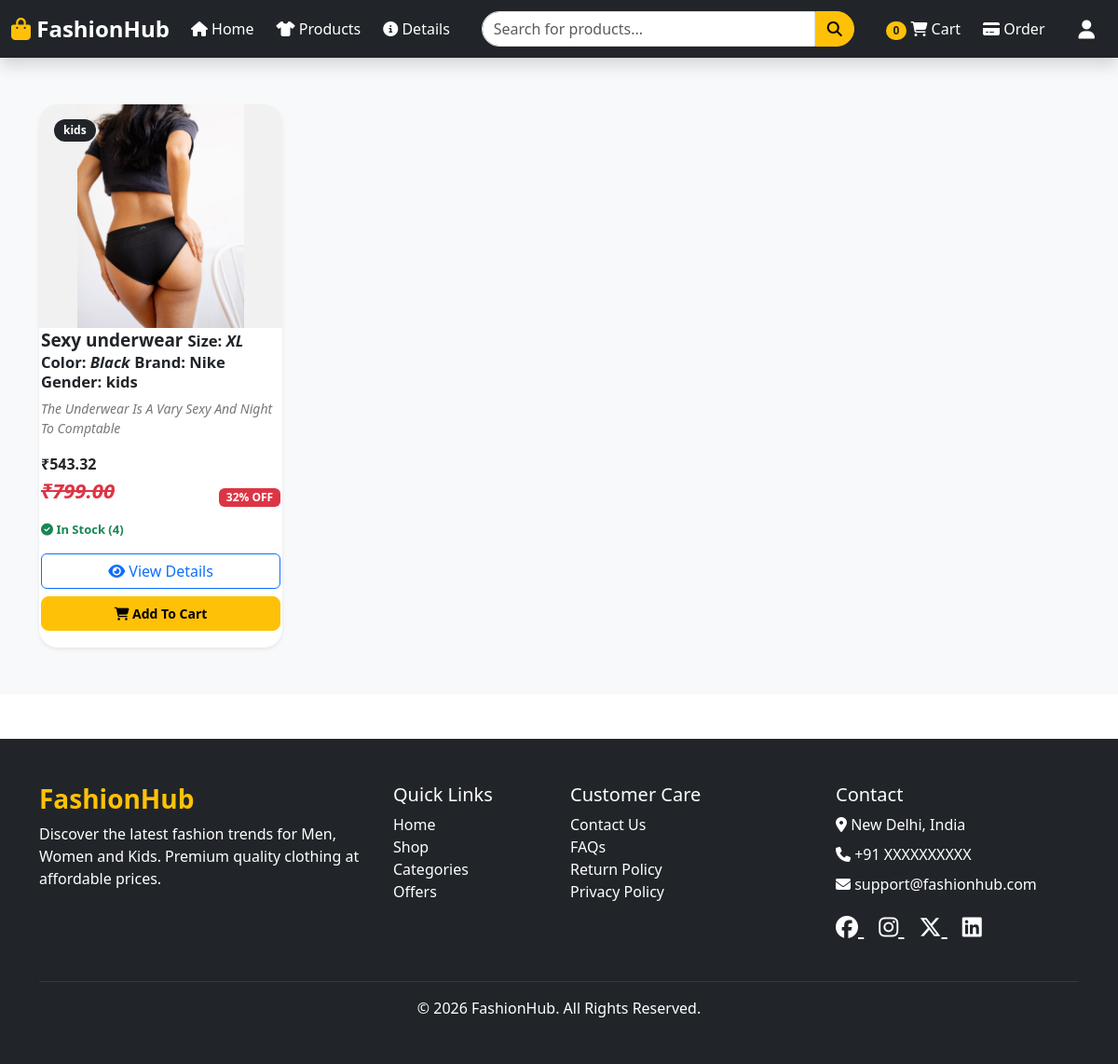
The page /kids/ on the database its author committed.
### AppApi/models.py (models this page shows, shortened)
class Product(models.Model):
    name = models.CharField(max_length=200)
    category = models.CharField(max_length=100)
    gender = models.CharField(
        max_length=15,
        choices=GENDER_CHOICES
    )
    description = models.TextField()
    price = models.DecimalField(max_digits=10, decimal_places=2)
    discount = models.IntegerField(default=0)
    image = models.ImageField(upload_to='products/')
    stock = models.PositiveIntegerField(default=0)
    size = models.CharField(
            max_length=4,
            choices=SIZE_CHOICES
        )
    color = models.CharField(max_length=50, blank=True)
    brand = models.CharField(max_length=100, blank=True)
    sku = models.CharField(max_length=100, unique=True)
    created_at = models.DateTimeField(auto_now_add=True)

### CodeAlpha/frontend_view.py (the view)
# urls.py: path('kids/',frontend_view.kids,name='kids'),
def kids(request):
    products = Product.objects.filter(gender='kids')
    for product in products:
                 product.name = product.name.capitalize()
                 product.color = product.color.capitalize()
                 product.brand = product.brand.capitalize()
                 product.size = product.size.upper()
                 product.description = product.description.title()
                 product.discount_price = product.price - (product.price * product.discount / 100)
    return render(request, "kids.html", {"products": products})

### templates/kids.html
{% include "header.html" %}
{% include "product_section.html"  %}
{% include "footer.html" %}

### templates/product_section.html (shortened to what this page needs)
{% load static %}
<link rel="stylesheet" href="{% static 'products.css' %}">
<section class="products-section">
    <div class="container">
    <div class="row g-4">
        {% for product in products %}
        <div class="col-6 col-md-6 col-lg-4 col-xl-3">
            <div class="card product-card shadow-sm h-100">
                <div class="product-image-wrapper">
                    {% if product.image %}
                    <img src="{{ product.image.url }}"
                         class="product-image"
                         alt="{{ product.name }}">
                    {% endif %}
                    <span class="badge bg-dark position-absolute top-0 start-0 m-3 gender-badge">
                        {{ product.gender  }}
                    </span>
                </div>
                <div class="product-info">
                    <h6 class="product-name">
                        <b>{{ product.name }}</b>  <small>Size: <i>{{ product.size }}</i></small>
                        <br>
                        <small>Color: <i>{{ product.color }}</i></small>
                        <small>Brand: {{ product.brand }}</small>
                        <small>Gender: {{ product.gender }}</small>
                    </h6>
                    <p class="product-description">
                        <i>{{ product.description  }}</i>
                    </p>
                <strong>
                            ₹{{ product.discount_price}}
                        </strong>
                    <div class="d-flex justify-content-between align-items-center ">
                        <span class="product-price">
                            <p style="text-decoration: line-through;"><i>₹{{ product.price }} </i></p>
                        </span>
                        {% if product.discount %}
                            <span class="badge bg-danger">
                                {{ product.discount }}% OFF
                            </span>
                        {% endif %}
                    </div>
                    {% if product.stock > 0 %}
                        <p class="stock-text mb-3">
                            <i class="fa-solid fa-circle-check"></i>
                            In Stock ({{ product.stock }})
                        </p>
                    {% else %}
                        <p class="text-danger fw-bold mb-3">
                            <i class="fa-solid fa-circle-xmark"></i>
                            Out of Stock
                        </p>
                    {% endif %}
                    <div class="d-grid gap-2">
                        <a href="{% url 'products_details' %}"
                           class="btn btn-outline-primary">
                            <i class="fa-solid fa-eye"></i>
                            View Details
                        </a>
                        {% if product.stock > 0 %}
                        <form method="POST" action="{% url 'add_to_cart' product.id %}">
                            <button type="submit" class="btn btn-warning cart-btn w-100">
                                <i class="fa-solid fa-cart-shopping"></i>
                                Add To Cart
                            </button>
                        </form>
                        {% else %}
                        <button class="btn btn-secondary cart-btn"
                                disabled>
                            Out of Stock
                        </button>
                        {% endif %}
                    </div>
                </div>
            </div>
        </div>
        {% endfor %}
    </div>
    </div>
</section>

### static/products.css (style rules this page uses)
.products-section { padding: 50px 0; background: #f8f9fa; }
.product-card { border: none; border-radius: 20px; overflow: hidden; transition: 0.3s ease; background: #fff; }
.product-image-wrapper { position: relative; overflow: hidden; background: #f1f1f1; }
.product-image { width: 100%; height: 300px; object-fit: cover; transition: transform 0.4s ease; }
.product-info { padding: 2px; }
.product-name { font-size: 19px; font-weight: 600; margin-bottom: 8px; }
.product-description { font-size: 14px; color: #777; min-height: 42px; }
.product-price { font-size: 22px; font-weight: 700; color: #dc3545; }
.gender-badge { font-size: 12px; padding: 6px 10px; border-radius: 20px; }
.stock-text { font-size: 13px; color: #198754; font-weight: 600; }
.cart-btn { border-radius: 8px; font-weight: 600; padding: 7px; font-size: 14px; transition: 0.3s; }
.product-image { width: 100%; height: 240px; object-fit: contain; background: #f1f1f1; transition: transform 0.4s ease; }

### rows shown on the page
Product: image (picture), gender "kids", name "Sexy underwear", size "XL", color "Black", brand "Nike", description "The Underwear Is A Vary Sexy And Night To Comptable", discount_price "543.32", price "799.00", discount "32", stock "4", shows "Add To Cart"
